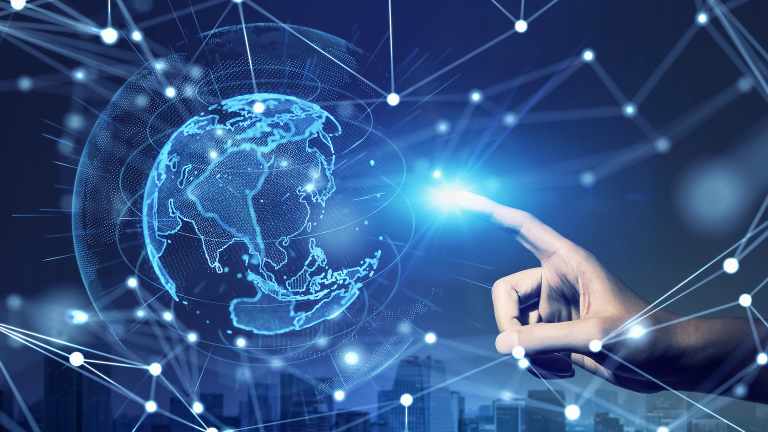
#> input picture assets/page13_img2.jpg, 1536 x 864 px, found by its file name (shown at 1/2 size)
$ python _make_webp_more4.py
#> lines starting #> are read from the running program, lines starting #| are printed output that depends on the picture
from PIL import Image
import os
src_dir = r'd:\\webProjects\\opaGroup\\assets'
imgs = {
    'products2.webp': ('page13_img2.jpg', 1400),
    'wholesale.webp': ('page4_img2.jpg', 1400),
    'team2.webp': ('page17_img2.jpg', 1400),
    'contact2.webp': ('page3_img2.jpg', 1400)
}
for out_name, (src_name, max_w) in imgs.items():
    src_path = os.path.join(src_dir, src_name)
    out_path = os.path.join(src_dir, out_name)
    with Image.open(src_path) as im:
#> im is the input picture: PIL image 1536x864 RGB; mean R, G, B 52.3, 84.8, 133.2
        im = im.convert('RGB')
        w, h = im.size
#> w = 1536; h = 864
        if w > max_w:
            new_h = int(h * (max_w / w))
#> new_h = 787
            im = im.resize((max_w, new_h), Image.LANCZOS)
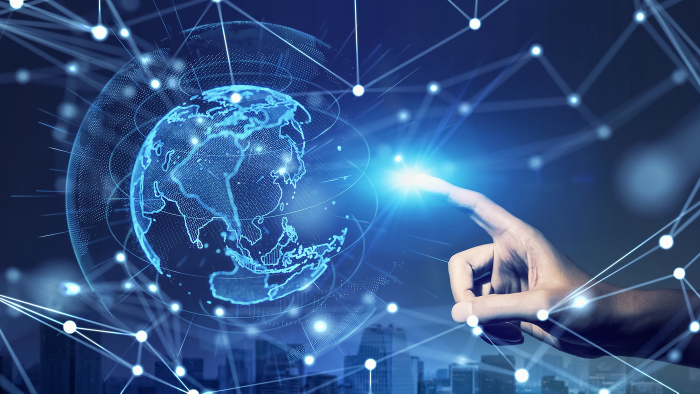
#> im: PIL image 1400x787 RGB (shown at 1/2 size); mean R, G, B 52.3, 84.8, 133.2
#> pass 3 of the loop `for out_name, (src_name, max_w) in imgs.items():`:
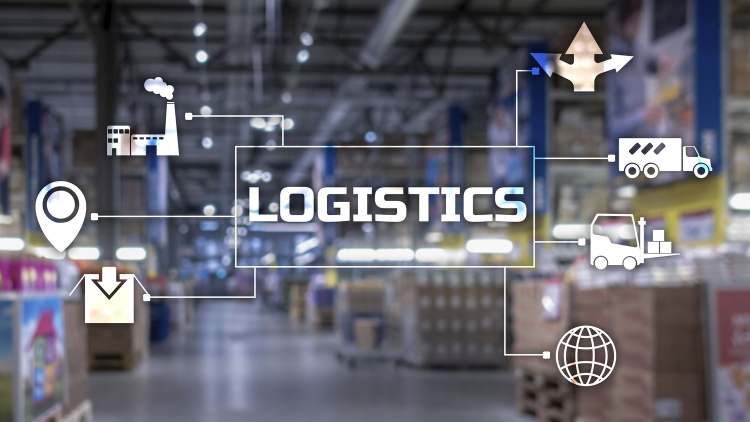
#> input picture assets/page17_img2.jpg, 1500 x 844 px, found by its file name (shown at 1/2 size)
#> im is the input picture: PIL image 1500x844 RGB; mean R, G, B 100.8, 100.2, 109.4
#> `im = im.resize((max_w, new_h), Image.LANCZOS)`:
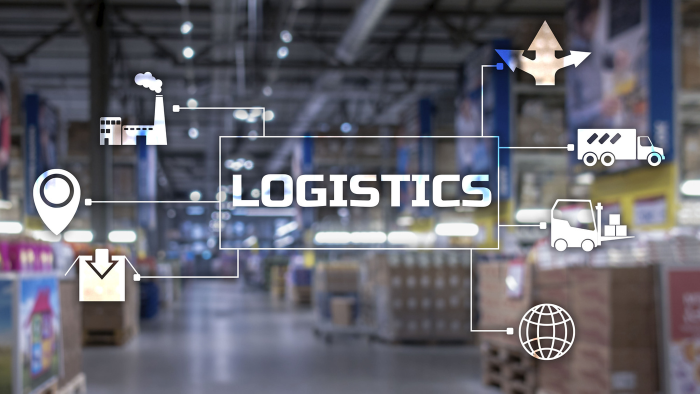
#> im: PIL image 1400x787 RGB (shown at 1/2 size); mean R, G, B 100.7, 100.2, 109.4
#> (the run stopped early here; a loop or call above may not have finished)
